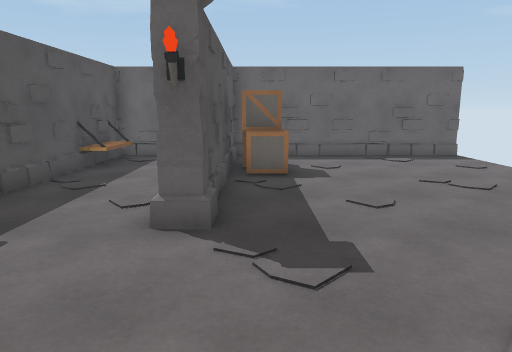
View 1 (above)

22 first-person views from a walk through a 3-D level made in the Unity game engine. The camera is 1.5 m above the floor, tilts 10° down and sees 70° across. The floor is counted in squares, 1 m on a side. Each view is taken from the middle of a square. On the plan, view 1 faces up. The plan holds only what a view shows up to about 16 squares ahead; the rest is blank. The player is left out. Door leaves are left out, so doorways stand open.

View 2
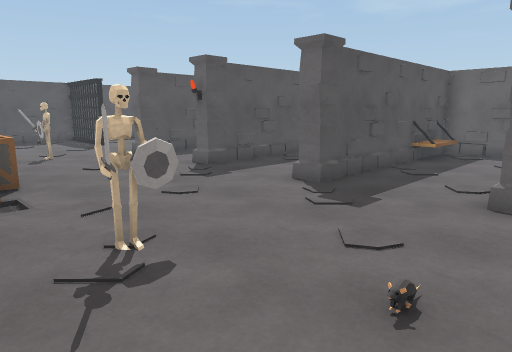

View 3
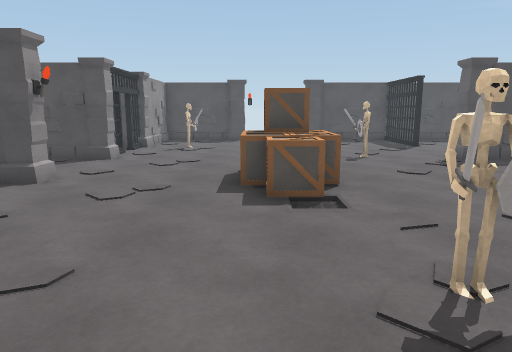

View 4
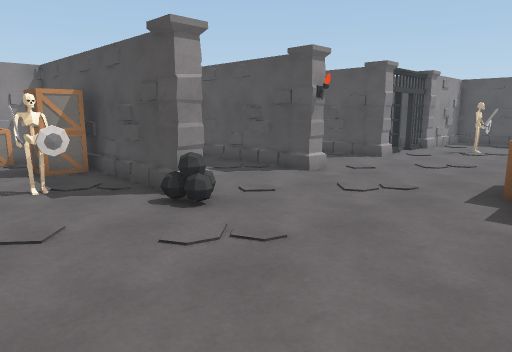

View 5
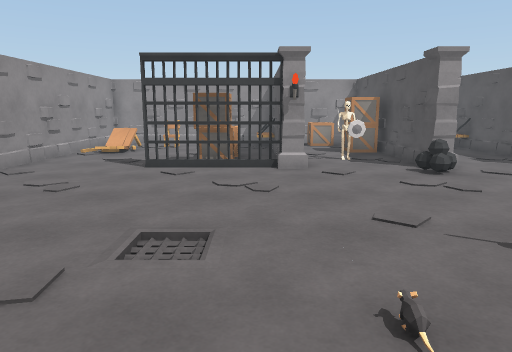

View 6
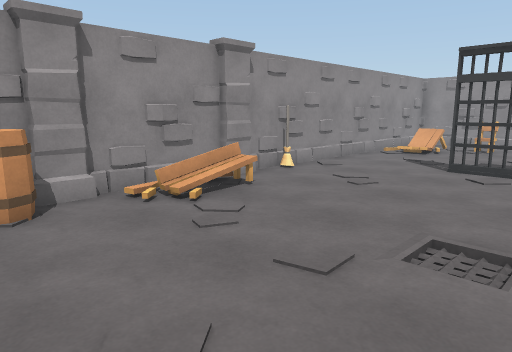

View 7
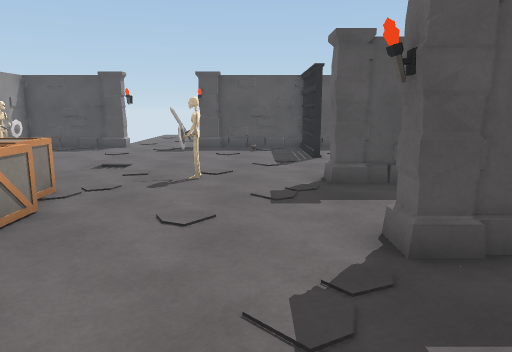

View 8
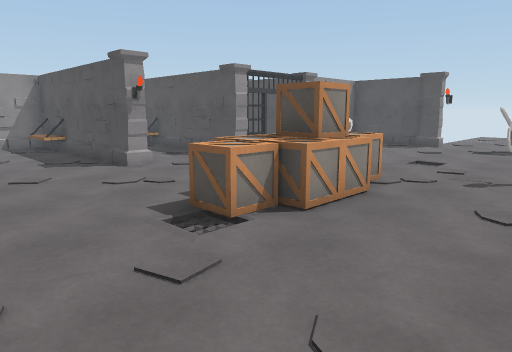

View 9
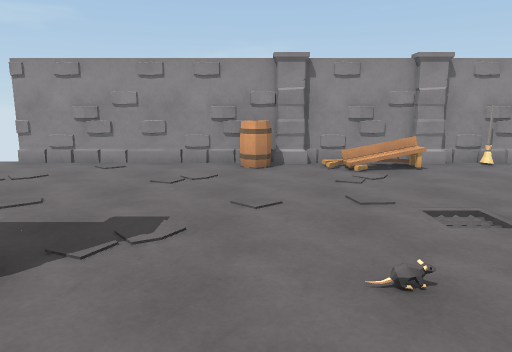

View 10
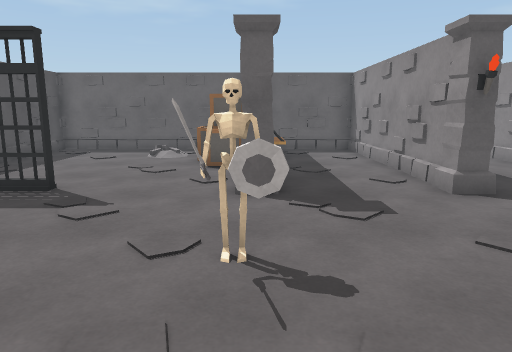

View 11
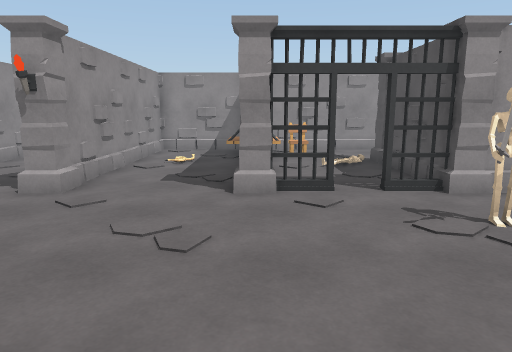

View 12
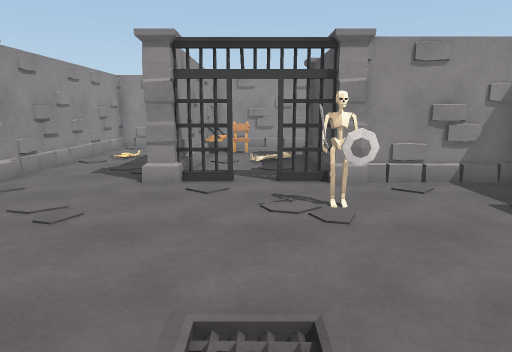

View 13
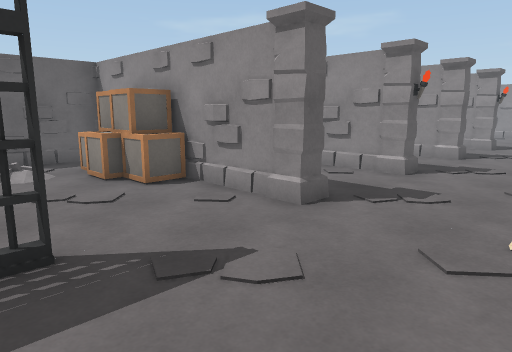

View 14
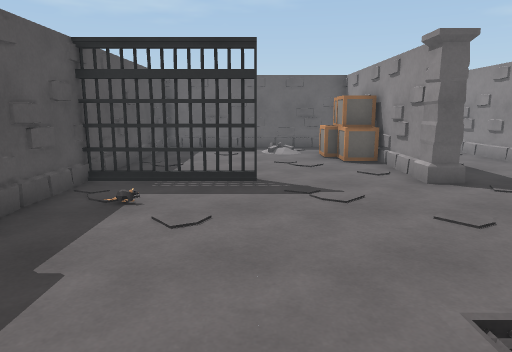

View 15
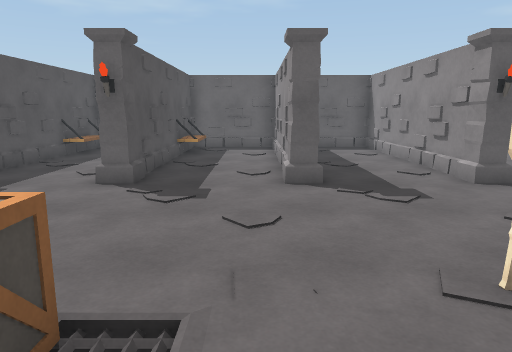

View 16
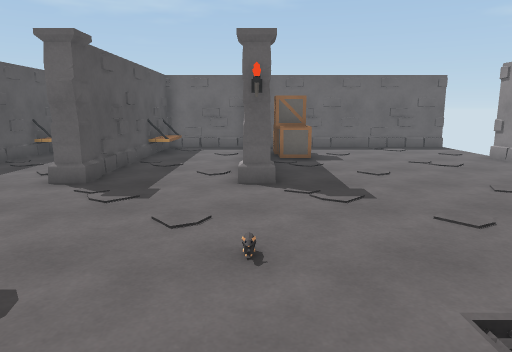

View 17
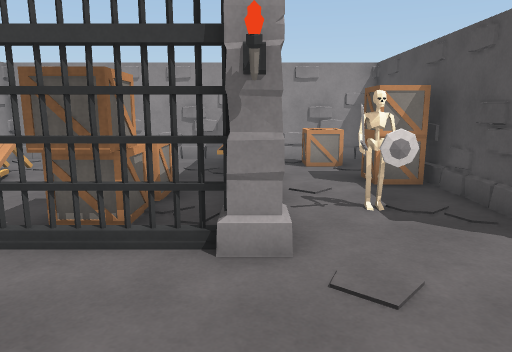

View 18
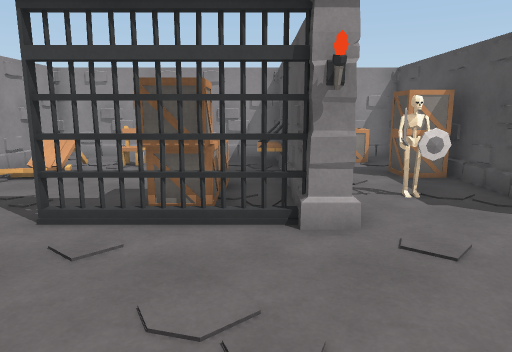

View 19
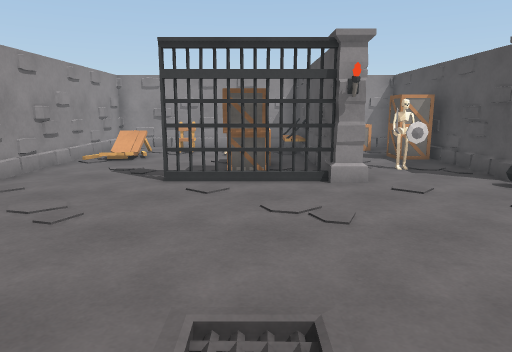

View 20
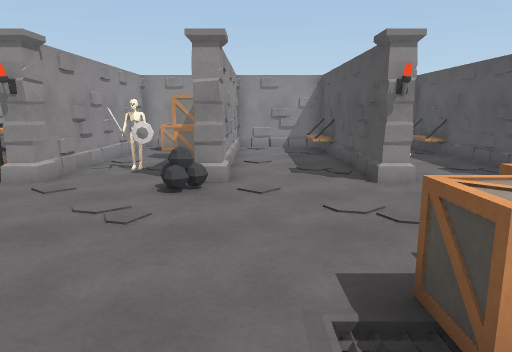

View 21
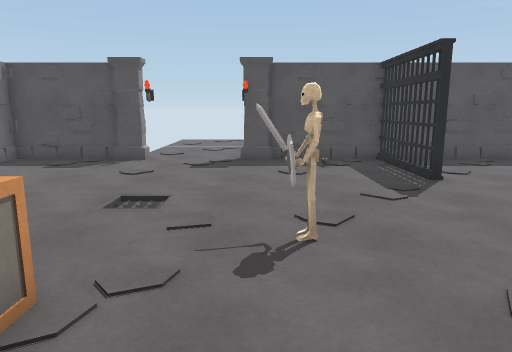

View 22
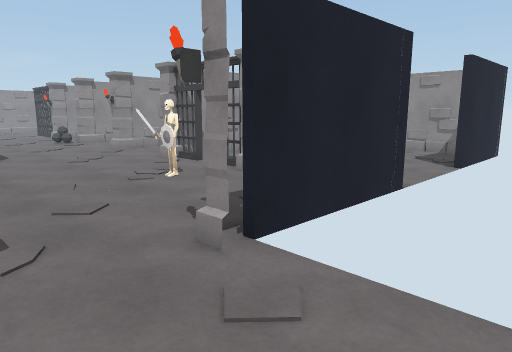

### Floor plan
Key: @ floor where view 1 was taken; # wall or solid block; x gap in a wall; . floor; / step, stairs or slope; D open door; = window, fence, low wall or low ledge; B bed; C crate; P pillar; T thing the floor can be seen under or through; A table; H chair; R barrel; E bench; O other object.
Columns run from 25 left of view 1 to 7 right of it. Each row starts with its distance up from view 1.
 13     ############################D
 12     #.......B ..B ..B ..#.....DDD
 11     #.... .C#...#...#...#C......D
 10     #..../CC#=..#=..#=..#CC.....D
  9     #.....CC#...#...#...#CC.....D
  8     #......C#...#...#...#.......#
  7     #.......#...#...#...#.......#
  6     #.......#...#...#...#.......#
  5     #=#=DDDDPDDDPDDDPDDDPDDDDDDDD
  4     #.....D...D...D...D.........#
  3     #...........................#
  2     #.......O..................R#
  1     P......OO...................P
  0  ...D..........CC....O...@...../#
 -1 ....D...../..CCCCCC...O.../.../E#
 -2 ....D.........COOC............/E#
 -3     P...........................P
 -4     #....O......................#
 -5     #...OO......................#
 -6     #.........D...D.=O..........#
 -7     ####P=D=PDDDPDDDPDDDP=TTDDDDD
 -8         #...#...#...#.O.#.CC....#
 -9         #...#...#...#.O.#.C.....#
-10         #...#...#...#C..#.C...//#
-11     x.. P...#...#...#C..#.....//#
-12     #.. ...=#...B...#...B.././A=#
-13     #.. ...H#...#...#.C.#.. .H..#
-14     #.......#=..#=..#.C.#=. ....#
-15     #############################

Positions as (right, up) in squares from view 1, and headings:
1: (0, 0), facing up
2: (0, -2), facing up-left
3: (-1, -2), facing left
4: (-1, -1), facing down-left
5: (0, 3), facing down
6: (0, 3), facing down-right
7: (-5, 3), facing left
8: (-4, 3), facing down-left
9: (-4, 2), facing right
10: (-13, -2), facing up
11: (-13, 0), facing down
12: (-15, 1), facing down
13: (-18, 1), facing up-right
14: (-17, -3), facing up
15: (-6, -3), facing up
16: (-1, -3), facing up
17: (-1, -3), facing down
18: (0, -2), facing down
19: (1, 1), facing down
20: (-6, 1), facing down
21: (-9, 1), facing left
22: (-24, 0), facing down-right
